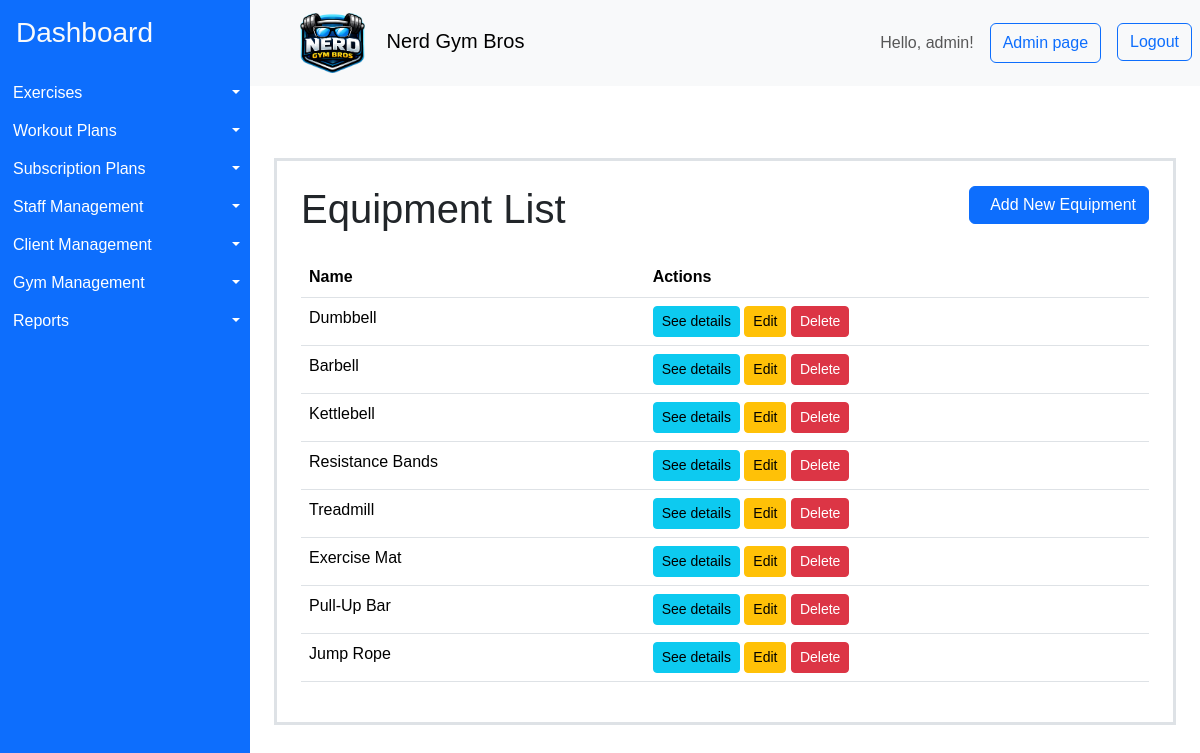
Page /equipment/ (signed in) on the committed database.
### gymApp/models/dictionaries.py (models this page shows, shortened)
class Equipment(models.Model):
    name = models.CharField(max_length=100)
    class Meta:
        indexes = [
            models.Index(fields=["name"]),
        ]

### gymApp/views/admin_page.py (the view)
# urls.py: path("equipment/", views.EquipmentListView.as_view(), name="equipment_list"),
class EquipmentListView(LoginRequiredMixin, PermissionRequiredMixin, ListView):
    model = Equipment
    template_name = "gymApp/equipment/list.html"
    context_object_name = "equipments"
    permission_required = "gymApp.view_equipment"
    raise_exception = True

### gymApp/templates/gymApp/equipment/list.html (shortened to what this page needs)
{% extends "gymApp/layout.html" %}
{% load bootstrap_icons %}
{% block content %}
<div class="container mt-5 p-4 border border-3" >
    <div class="d-flex justify-content-between align-items-center mb-3">
        <h1>Equipment List</h1>
        <a href="{% url 'equipment_create' %}" class="btn btn-primary mb-3">
            <span class="ms-2">Add New Equipment</span>
        </a>
    </div>
    <table class="table">
        <thead>
            <tr>
                <th scope="col">Name</th>
                <th scope="col">Actions</th>
            </tr>
        </thead>
        <tbody>
    {% for equipment in equipments %}
            <tr>
                <td>{{ equipment.name }}</td>
                <td>
                    <a href="{% url 'equipment_detail' equipment.pk %}" class="btn btn-info btn-sm">See details</a>
                    <a href="{% url 'equipment_update' equipment.pk %}" class="btn btn-warning btn-sm">Edit</a>
                    <a href="{% url 'equipment_delete' equipment.pk %}" class="btn btn-danger btn-sm">Delete</a>
                </td>
            </tr>
    {% empty %}
            <tr>
                <td colspan="2">No equipment.</td>
            </tr>
    {% endfor %}
        </tbody>
    </table>
</div>
{% endblock %}

### gymApp/templates/gymApp/layout.html (shortened to what this page needs)
{% load bootstrap_icons %}
{% load static %}
<!DOCTYPE html>
<html>
    <head>
        <link href="https://cdn.jsdelivr.net/npm/bootstrap@5.3.8/dist/css/bootstrap.min.css" rel="stylesheet">
        <link rel="stylesheet" href="{% static 'styles/styles.css' %}">
    </head>
    <body>
    <div class="container-fluid layout d-flex flex-row p-0">
      <aside class="sidebar bg-primary" id="sidebar">
        <a class="d-block h3 pt-3 ps-3 link-light link-underline-opacity-0" href="{% url 'home'%}">Dashboard</a>
        <ul class="list-group mt-4" style="white-space: nowrap;" >
          {% if perms.gymApp.view_exercise %}
            <li class="d-flex  btn-group" >
              <a href="{% url 'exercise_list' %}" class="d-block text-start btn btn-primary rounded-0 flex-grow-1 "> {% bs_icon 'person-walking' size='1.25em'  %} Exercises</a>
              <button type="button" class="d-block btn btn-primary rounded-0 dropdown-toggle dropdown-toggle-split flex-grow-0 flex-shrink-0 " data-bs-toggle="dropdown" aria-expanded="false">
              </button>
            </li>
          {% endif %}
          {% if perms.gymApp.view_workoutplan %}
            <li class="d-flex  btn-group">
              <a href="{% url 'workout_plan_list' %}" class="d-block text-start btn btn-primary rounded-0 flex-grow-1 "> {% bs_icon 'list-check' size='1.25em'  %} Workout Plans</a>
              <button type="button" class="d-block btn btn-primary rounded-0 dropdown-toggle dropdown-toggle-split flex-grow-0 flex-shrink-0 " data-bs-toggle="dropdown" aria-expanded="false">
              </button>
            </li>
          {% endif %}
          {% if perms.gymApp.view_subscriptionplan %}
            <li class="d-flex  btn-group">
              <a href="{% url 'subscription_plan_list' %}" class="d-block text-start btn btn-primary rounded-0 flex-grow-1 "> {% bs_icon 'currency-dollar' size='1.25em'  %} Subscription Plans</a>
              <button type="button" class="d-block btn btn-primary rounded-0 dropdown-toggle dropdown-toggle-split flex-grow-0 flex-shrink-0 " data-bs-toggle="dropdown" aria-expanded="false">
              </button>
            </li>
          {% endif %}
          {% if user.is_superuser %}
          <li class="d-flex  btn-group">
            <a href="{% url 'staff_list' %}" class="d-block text-start btn btn-primary rounded-0 flex-grow-1 "> {% bs_icon 'hammer' size='1.25em'  %} Staff Management</a>
            <button type="button" class="d-block btn btn-primary rounded-0 dropdown-toggle dropdown-toggle-split flex-grow-0 flex-shrink-0 " data-bs-toggle="dropdown" aria-expanded="false">
            </button>
          </li>
          {% endif %}
          {% if perms.gymApp.view_clientprofile %}
          <li class="d-flex  btn-group">
            <a href="{% url 'client_list' %}" class="d-block text-start btn btn-primary rounded-0 flex-grow-1 "> {% bs_icon 'people-fill' size='1.25em'  %} Client Management</a>
            <button type="button" class="d-block btn btn-primary rounded-0 dropdown-toggle dropdown-toggle-split flex-grow-0 flex-shrink-0 " data-bs-toggle="dropdown" aria-expanded="false">
            </button>
          </li>
          {% endif %}
          {% if perms.gymApp.view_gym %}
          <li class="d-flex  btn-group">
            <a href="{% url 'gym_list' %}" class="d-block text-start btn btn-primary rounded-0 flex-grow-1 "> {% bs_icon 'houses-fill' size='1.25em'  %} Gym Management</a>
            <button type="button" class="d-block btn btn-primary rounded-0 dropdown-toggle dropdown-toggle-split flex-grow-0 flex-shrink-0 " data-bs-toggle="dropdown" aria-expanded="false">
            </button>
          </li>
          {% endif %}
          <li class="d-flex  btn-group">
            <a href="{% url 'reports' %}" class="d-block text-start btn btn-primary rounded-0 flex-grow-1 "> {% bs_icon 'file-earmark-bar-graph-fill' size='1.25em'  %} Reports</a>
            <button type="button" class="d-block btn btn-primary rounded-0 dropdown-toggle dropdown-toggle-split flex-grow-0 flex-shrink-0 " data-bs-toggle="dropdown" aria-expanded="false">
            </button>
          </li>
        </ul>
      </aside>
      <div class="content container-fluid p-0">
        <nav class="navbar navbar-light bg-light p-2">
          <div class="d-flex align-items-center">
          <button class="btn toggle-btn" id="toggleBtn">{% bs_icon 'list' size='1.75em' color='blue' %}</button>
          <span class="navbar-brand mb-0 h1 ms-3"><img class="me-3" src="{% static 'assets/icons/logo.png' %}" alt="Nerd Gym Bros Logo" style="height: 3em;"> Nerd Gym Bros </span>
          </div>
          <div class="d-flex">
          <span class=" navbar-text me-3"> Hello, {{ user.username }}! </span>
          {% if user.is_superuser %}
            <button class="btn btn-outline-primary me-3" onclick="location.href='{% url 'admin:index' %}'">Admin page</button>
          {% endif %}
          <form method="post" action="{% url 'logout' %}">
              <button type="submit" class="btn btn-outline-primary">Logout</button>
          </form>
          </div>
        </nav>
        <main class='p-4'>
            {% block content %}{% endblock %}
        </main>
      </div>
    </div>
    </body>
</html>

### gymApp/static/styles/styles.css (style rules this page uses)
* { box-sizing: border-box; }
body { box-sizing: border-box; margin: 0; font-family: sans-serif; }
.layout { min-height: 100vh; }
.sidebar { overflow:hidden; transform: translateX(0); min-width: 250px; width: 250px; transition: width .15s ease-in-out; }
.toggle-btn { display: block; }

### rows in the picture
Equipment: name "Dumbbell"
Equipment: name "Barbell"
Equipment: name "Kettlebell"
Equipment: name "Resistance Bands"
Equipment: name "Treadmill"
Equipment: name "Exercise Mat"
Equipment: name "Pull-Up Bar"
Equipment: name "Jump Rope"

### other values in the picture
{{ user.username }} "admin"
